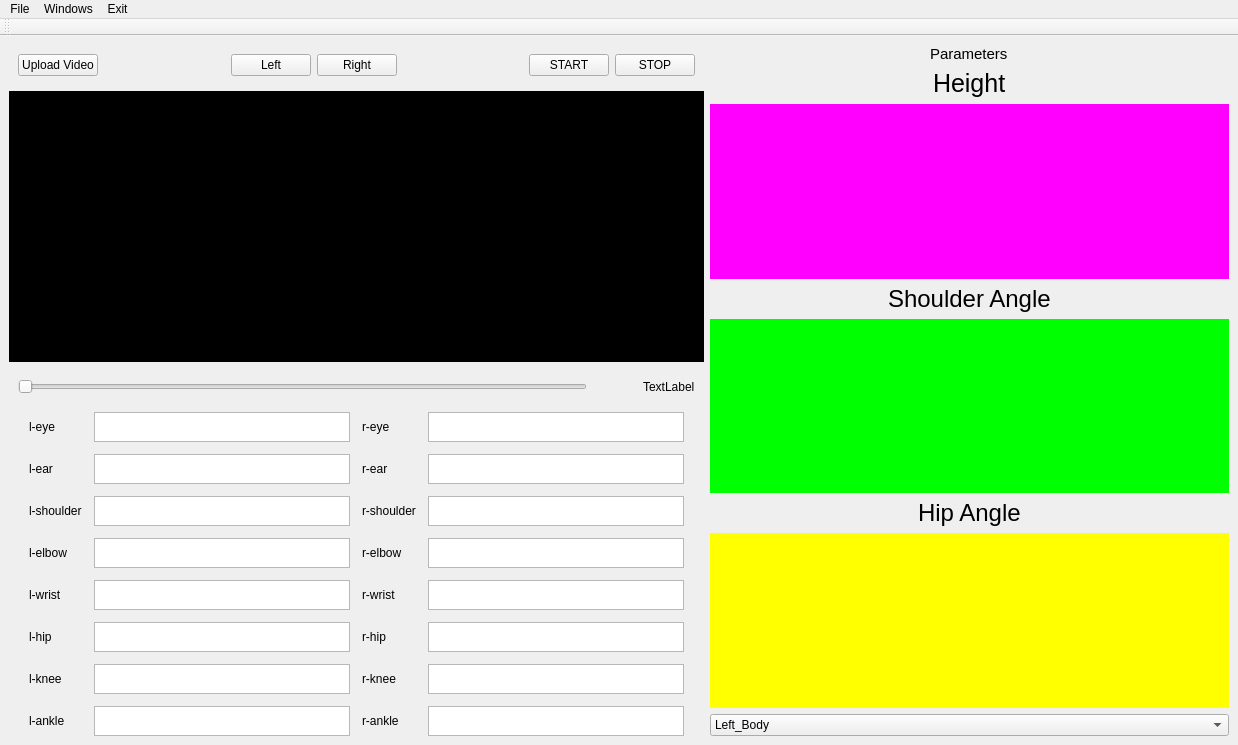
<?xml version="1.0" encoding="UTF-8"?>
<ui version="4.0">
 <class>MainWindow</class>
 <widget class="QMainWindow" name="MainWindow">
  <property name="geometry">
   <rect>
    <x>0</x>
    <y>0</y>
    <width>1238</width>
    <height>745</height>
   </rect>
  </property>
  <property name="sizePolicy">
   <sizepolicy hsizetype="Minimum" vsizetype="Preferred">
    <horstretch>0</horstretch>
    <verstretch>0</verstretch>
   </sizepolicy>
  </property>
  <property name="windowTitle">
   <string>MainWindow</string>
  </property>
  <property name="layoutDirection">
   <enum>Qt::LeftToRight</enum>
  </property>
  <widget class="QWidget" name="centralwidget">
   <layout class="QGridLayout" name="gridLayout">
    <item row="0" column="1" rowspan="2">
     <layout class="QVBoxLayout" name="verticalLayout">
      <item alignment="Qt::AlignHCenter">
       <widget class="QLabel" name="label_2">
        <property name="font">
         <font>
          <pointsize>11</pointsize>
         </font>
        </property>
        <property name="text">
         <string>Parameters</string>
        </property>
       </widget>
      </item>
      <item alignment="Qt::AlignHCenter">
       <widget class="QLabel" name="label_3">
        <property name="sizePolicy">
         <sizepolicy hsizetype="Minimum" vsizetype="Preferred">
          <horstretch>0</horstretch>
          <verstretch>0</verstretch>
         </sizepolicy>
        </property>
        <property name="font">
         <font>
          <pointsize>19</pointsize>
         </font>
        </property>
        <property name="text">
         <string>Height</string>
        </property>
       </widget>
      </item>
      <item>
       <widget class="PlotWidget" name="height_pg" native="true">
        <property name="sizePolicy">
         <sizepolicy hsizetype="Expanding" vsizetype="Expanding">
          <horstretch>0</horstretch>
          <verstretch>0</verstretch>
         </sizepolicy>
        </property>
        <property name="styleSheet">
         <string notr="true">background-color: rgb(255, 0, 255);</string>
        </property>
       </widget>
      </item>
      <item alignment="Qt::AlignHCenter">
       <widget class="QLabel" name="label_21">
        <property name="sizePolicy">
         <sizepolicy hsizetype="Minimum" vsizetype="Preferred">
          <horstretch>0</horstretch>
          <verstretch>0</verstretch>
         </sizepolicy>
        </property>
        <property name="font">
         <font>
          <pointsize>18</pointsize>
         </font>
        </property>
        <property name="text">
         <string>Shoulder Angle</string>
        </property>
       </widget>
      </item>
      <item>
       <widget class="PlotWidget" name="twist_pg" native="true">
        <property name="sizePolicy">
         <sizepolicy hsizetype="Minimum" vsizetype="Expanding">
          <horstretch>0</horstretch>
          <verstretch>0</verstretch>
         </sizepolicy>
        </property>
        <property name="styleSheet">
         <string notr="true">background-color: rgb(0, 255, 0);</string>
        </property>
       </widget>
      </item>
      <item alignment="Qt::AlignHCenter">
       <widget class="QLabel" name="label_4">
        <property name="sizePolicy">
         <sizepolicy hsizetype="Minimum" vsizetype="Preferred">
          <horstretch>0</horstretch>
          <verstretch>0</verstretch>
         </sizepolicy>
        </property>
        <property name="font">
         <font>
          <pointsize>18</pointsize>
         </font>
        </property>
        <property name="text">
         <string>Hip Angle</string>
        </property>
       </widget>
      </item>
      <item>
       <widget class="PlotWidget" name="sensors_pg" native="true">
        <property name="enabled">
         <bool>true</bool>
        </property>
        <property name="sizePolicy">
         <sizepolicy hsizetype="Minimum" vsizetype="Expanding">
          <horstretch>0</horstretch>
          <verstretch>0</verstretch>
         </sizepolicy>
        </property>
        <property name="minimumSize">
         <size>
          <width>0</width>
          <height>0</height>
         </size>
        </property>
        <property name="font">
         <font>
          <weight>50</weight>
          <bold>false</bold>
         </font>
        </property>
        <property name="layoutDirection">
         <enum>Qt::LeftToRight</enum>
        </property>
        <property name="styleSheet">
         <string notr="true">background-color: rgb(255, 255, 0);</string>
        </property>
       </widget>
      </item>
      <item>
       <widget class="QComboBox" name="comboBox">
        <property name="sizePolicy">
         <sizepolicy hsizetype="Minimum" vsizetype="Minimum">
          <horstretch>0</horstretch>
          <verstretch>0</verstretch>
         </sizepolicy>
        </property>
        <item>
         <property name="text">
          <string>Left_Body</string>
         </property>
        </item>
        <item>
         <property name="text">
          <string>Right_Body</string>
         </property>
        </item>
       </widget>
      </item>
     </layout>
    </item>
    <item row="1" column="0">
     <layout class="QHBoxLayout" name="keypoints_coord">
      <property name="spacing">
       <number>12</number>
      </property>
      <property name="leftMargin">
       <number>20</number>
      </property>
      <property name="topMargin">
       <number>0</number>
      </property>
      <property name="rightMargin">
       <number>20</number>
      </property>
      <property name="bottomMargin">
       <number>0</number>
      </property>
      <item>
       <layout class="QVBoxLayout" name="verticalLayout_2">
        <item>
         <widget class="QLabel" name="label_12">
          <property name="sizePolicy">
           <sizepolicy hsizetype="Preferred" vsizetype="Maximum">
            <horstretch>0</horstretch>
            <verstretch>0</verstretch>
           </sizepolicy>
          </property>
          <property name="maximumSize">
           <size>
            <width>16777215</width>
            <height>30</height>
           </size>
          </property>
          <property name="text">
           <string>l-eye</string>
          </property>
         </widget>
        </item>
        <item>
         <widget class="QLabel" name="label">
          <property name="sizePolicy">
           <sizepolicy hsizetype="Preferred" vsizetype="Maximum">
            <horstretch>0</horstretch>
            <verstretch>0</verstretch>
           </sizepolicy>
          </property>
          <property name="maximumSize">
           <size>
            <width>16777215</width>
            <height>30</height>
           </size>
          </property>
          <property name="text">
           <string>l-ear</string>
          </property>
         </widget>
        </item>
        <item>
         <widget class="QLabel" name="label_6">
          <property name="sizePolicy">
           <sizepolicy hsizetype="Preferred" vsizetype="Maximum">
            <horstretch>0</horstretch>
            <verstretch>0</verstretch>
           </sizepolicy>
          </property>
          <property name="maximumSize">
           <size>
            <width>16777215</width>
            <height>30</height>
           </size>
          </property>
          <property name="text">
           <string>l-shoulder</string>
          </property>
         </widget>
        </item>
        <item>
         <widget class="QLabel" name="label_7">
          <property name="sizePolicy">
           <sizepolicy hsizetype="Preferred" vsizetype="Maximum">
            <horstretch>0</horstretch>
            <verstretch>0</verstretch>
           </sizepolicy>
          </property>
          <property name="maximumSize">
           <size>
            <width>16777215</width>
            <height>30</height>
           </size>
          </property>
          <property name="text">
           <string>l-elbow</string>
          </property>
         </widget>
        </item>
        <item>
         <widget class="QLabel" name="label_8">
          <property name="sizePolicy">
           <sizepolicy hsizetype="Preferred" vsizetype="Maximum">
            <horstretch>0</horstretch>
            <verstretch>0</verstretch>
           </sizepolicy>
          </property>
          <property name="maximumSize">
           <size>
            <width>16777215</width>
            <height>30</height>
           </size>
          </property>
          <property name="text">
           <string>l-wrist</string>
          </property>
         </widget>
        </item>
        <item>
         <widget class="QLabel" name="label_9">
          <property name="sizePolicy">
           <sizepolicy hsizetype="Preferred" vsizetype="Maximum">
            <horstretch>0</horstretch>
            <verstretch>0</verstretch>
           </sizepolicy>
          </property>
          <property name="maximumSize">
           <size>
            <width>16777215</width>
            <height>30</height>
           </size>
          </property>
          <property name="text">
           <string>l-hip</string>
          </property>
         </widget>
        </item>
        <item>
         <widget class="QLabel" name="label_10">
          <property name="sizePolicy">
           <sizepolicy hsizetype="Preferred" vsizetype="Maximum">
            <horstretch>0</horstretch>
            <verstretch>0</verstretch>
           </sizepolicy>
          </property>
          <property name="maximumSize">
           <size>
            <width>16777215</width>
            <height>30</height>
           </size>
          </property>
          <property name="text">
           <string>l-knee</string>
          </property>
         </widget>
        </item>
        <item>
         <widget class="QLabel" name="label_11">
          <property name="sizePolicy">
           <sizepolicy hsizetype="Preferred" vsizetype="Maximum">
            <horstretch>0</horstretch>
            <verstretch>0</verstretch>
           </sizepolicy>
          </property>
          <property name="maximumSize">
           <size>
            <width>16777215</width>
            <height>30</height>
           </size>
          </property>
          <property name="text">
           <string>l-ankle</string>
          </property>
         </widget>
        </item>
       </layout>
      </item>
      <item>
       <layout class="QVBoxLayout" name="verticalLayout_3">
        <item>
         <widget class="QTextEdit" name="l_eye_acc">
          <property name="sizePolicy">
           <sizepolicy hsizetype="Preferred" vsizetype="Maximum">
            <horstretch>0</horstretch>
            <verstretch>0</verstretch>
           </sizepolicy>
          </property>
          <property name="maximumSize">
           <size>
            <width>16777215</width>
            <height>30</height>
           </size>
          </property>
         </widget>
        </item>
        <item>
         <widget class="QTextEdit" name="l_ear_acc">
          <property name="sizePolicy">
           <sizepolicy hsizetype="Preferred" vsizetype="Maximum">
            <horstretch>0</horstretch>
            <verstretch>0</verstretch>
           </sizepolicy>
          </property>
          <property name="maximumSize">
           <size>
            <width>16777215</width>
            <height>30</height>
           </size>
          </property>
         </widget>
        </item>
        <item>
         <widget class="QTextEdit" name="l_shoulder_acc">
          <property name="sizePolicy">
           <sizepolicy hsizetype="Preferred" vsizetype="Maximum">
            <horstretch>0</horstretch>
            <verstretch>0</verstretch>
           </sizepolicy>
          </property>
          <property name="maximumSize">
           <size>
            <width>16777215</width>
            <height>30</height>
           </size>
          </property>
         </widget>
        </item>
        <item>
         <widget class="QTextEdit" name="l_elbow_acc">
          <property name="sizePolicy">
           <sizepolicy hsizetype="Preferred" vsizetype="Maximum">
            <horstretch>0</horstretch>
            <verstretch>0</verstretch>
           </sizepolicy>
          </property>
          <property name="maximumSize">
           <size>
            <width>16777215</width>
            <height>30</height>
           </size>
          </property>
         </widget>
        </item>
        <item>
         <widget class="QTextEdit" name="l_wrist_acc">
          <property name="sizePolicy">
           <sizepolicy hsizetype="Preferred" vsizetype="Maximum">
            <horstretch>0</horstretch>
            <verstretch>0</verstretch>
           </sizepolicy>
          </property>
          <property name="maximumSize">
           <size>
            <width>16777215</width>
            <height>30</height>
           </size>
          </property>
         </widget>
        </item>
        <item>
         <widget class="QTextEdit" name="l_hip_acc">
          <property name="sizePolicy">
           <sizepolicy hsizetype="Preferred" vsizetype="Maximum">
            <horstretch>0</horstretch>
            <verstretch>0</verstretch>
           </sizepolicy>
          </property>
          <property name="maximumSize">
           <size>
            <width>16777215</width>
            <height>30</height>
           </size>
          </property>
         </widget>
        </item>
        <item>
         <widget class="QTextEdit" name="l_knee_acc">
          <property name="sizePolicy">
           <sizepolicy hsizetype="Preferred" vsizetype="Maximum">
            <horstretch>0</horstretch>
            <verstretch>0</verstretch>
           </sizepolicy>
          </property>
          <property name="maximumSize">
           <size>
            <width>16777215</width>
            <height>30</height>
           </size>
          </property>
         </widget>
        </item>
        <item>
         <widget class="QTextEdit" name="l_ankle_acc">
          <property name="sizePolicy">
           <sizepolicy hsizetype="Preferred" vsizetype="Maximum">
            <horstretch>0</horstretch>
            <verstretch>0</verstretch>
           </sizepolicy>
          </property>
          <property name="maximumSize">
           <size>
            <width>16777215</width>
            <height>30</height>
           </size>
          </property>
         </widget>
        </item>
       </layout>
      </item>
      <item>
       <layout class="QVBoxLayout" name="verticalLayout_4">
        <item>
         <widget class="QLabel" name="label_13">
          <property name="sizePolicy">
           <sizepolicy hsizetype="Preferred" vsizetype="Maximum">
            <horstretch>0</horstretch>
            <verstretch>0</verstretch>
           </sizepolicy>
          </property>
          <property name="maximumSize">
           <size>
            <width>16777215</width>
            <height>30</height>
           </size>
          </property>
          <property name="text">
           <string>r-eye</string>
          </property>
         </widget>
        </item>
        <item>
         <widget class="QLabel" name="label_14">
          <property name="sizePolicy">
           <sizepolicy hsizetype="Preferred" vsizetype="Maximum">
            <horstretch>0</horstretch>
            <verstretch>0</verstretch>
           </sizepolicy>
          </property>
          <property name="maximumSize">
           <size>
            <width>16777215</width>
            <height>30</height>
           </size>
          </property>
          <property name="text">
           <string>r-ear</string>
          </property>
         </widget>
        </item>
        <item>
         <widget class="QLabel" name="label_15">
          <property name="sizePolicy">
           <sizepolicy hsizetype="Preferred" vsizetype="Maximum">
            <horstretch>0</horstretch>
            <verstretch>0</verstretch>
           </sizepolicy>
          </property>
          <property name="maximumSize">
           <size>
            <width>16777215</width>
            <height>30</height>
           </size>
          </property>
          <property name="text">
           <string>r-shoulder</string>
          </property>
         </widget>
        </item>
        <item>
         <widget class="QLabel" name="label_16">
          <property name="sizePolicy">
           <sizepolicy hsizetype="Preferred" vsizetype="Maximum">
            <horstretch>0</horstretch>
            <verstretch>0</verstretch>
           </sizepolicy>
          </property>
          <property name="maximumSize">
           <size>
            <width>16777215</width>
            <height>30</height>
           </size>
          </property>
          <property name="text">
           <string>r-elbow</string>
          </property>
         </widget>
        </item>
        <item>
         <widget class="QLabel" name="label_17">
          <property name="sizePolicy">
           <sizepolicy hsizetype="Preferred" vsizetype="Maximum">
            <horstretch>0</horstretch>
            <verstretch>0</verstretch>
           </sizepolicy>
          </property>
          <property name="maximumSize">
           <size>
            <width>16777215</width>
            <height>30</height>
           </size>
          </property>
          <property name="text">
           <string>r-wrist</string>
          </property>
         </widget>
        </item>
        <item>
         <widget class="QLabel" name="label_18">
          <property name="sizePolicy">
           <sizepolicy hsizetype="Preferred" vsizetype="Maximum">
            <horstretch>0</horstretch>
            <verstretch>0</verstretch>
           </sizepolicy>
          </property>
          <property name="maximumSize">
           <size>
            <width>16777215</width>
            <height>30</height>
           </size>
          </property>
          <property name="text">
           <string>r-hip</string>
          </property>
         </widget>
        </item>
        <item>
         <widget class="QLabel" name="label_19">
          <property name="sizePolicy">
           <sizepolicy hsizetype="Preferred" vsizetype="Maximum">
            <horstretch>0</horstretch>
            <verstretch>0</verstretch>
           </sizepolicy>
          </property>
          <property name="maximumSize">
           <size>
            <width>16777215</width>
            <height>30</height>
           </size>
          </property>
          <property name="text">
           <string>r-knee</string>
          </property>
         </widget>
        </item>
        <item>
         <widget class="QLabel" name="label_20">
          <property name="sizePolicy">
           <sizepolicy hsizetype="Preferred" vsizetype="Maximum">
            <horstretch>0</horstretch>
            <verstretch>0</verstretch>
           </sizepolicy>
          </property>
          <property name="maximumSize">
           <size>
            <width>16777215</width>
            <height>30</height>
           </size>
          </property>
          <property name="text">
           <string>r-ankle</string>
          </property>
         </widget>
        </item>
       </layout>
      </item>
      <item>
       <layout class="QVBoxLayout" name="verticalLayout_5">
        <item>
         <widget class="QTextEdit" name="r_eye_acc">
          <property name="sizePolicy">
           <sizepolicy hsizetype="Preferred" vsizetype="Maximum">
            <horstretch>0</horstretch>
            <verstretch>0</verstretch>
           </sizepolicy>
          </property>
          <property name="maximumSize">
           <size>
            <width>16777215</width>
            <height>30</height>
           </size>
          </property>
         </widget>
        </item>
        <item>
         <widget class="QTextEdit" name="r_ear_acc">
          <property name="sizePolicy">
           <sizepolicy hsizetype="Preferred" vsizetype="Maximum">
            <horstretch>0</horstretch>
            <verstretch>0</verstretch>
           </sizepolicy>
          </property>
          <property name="maximumSize">
           <size>
            <width>16777215</width>
            <height>30</height>
           </size>
          </property>
         </widget>
        </item>
        <item>
         <widget class="QTextEdit" name="r_shoulder_acc">
          <property name="sizePolicy">
           <sizepolicy hsizetype="Preferred" vsizetype="Maximum">
            <horstretch>0</horstretch>
            <verstretch>0</verstretch>
           </sizepolicy>
          </property>
          <property name="maximumSize">
           <size>
            <width>16777215</width>
            <height>30</height>
           </size>
          </property>
         </widget>
        </item>
        <item>
         <widget class="QTextEdit" name="r_elbow_acc">
          <property name="sizePolicy">
           <sizepolicy hsizetype="Preferred" vsizetype="Maximum">
            <horstretch>0</horstretch>
            <verstretch>0</verstretch>
           </sizepolicy>
          </property>
          <property name="maximumSize">
           <size>
            <width>16777215</width>
            <height>30</height>
           </size>
          </property>
         </widget>
        </item>
        <item>
         <widget class="QTextEdit" name="r_wrist_acc">
          <property name="sizePolicy">
           <sizepolicy hsizetype="Preferred" vsizetype="Maximum">
            <horstretch>0</horstretch>
            <verstretch>0</verstretch>
           </sizepolicy>
          </property>
          <property name="maximumSize">
           <size>
            <width>16777215</width>
            <height>30</height>
           </size>
          </property>
         </widget>
        </item>
        <item>
         <widget class="QTextEdit" name="r_hip_acc">
          <property name="sizePolicy">
           <sizepolicy hsizetype="Preferred" vsizetype="Maximum">
            <horstretch>0</horstretch>
            <verstretch>0</verstretch>
           </sizepolicy>
          </property>
          <property name="maximumSize">
           <size>
            <width>16777215</width>
            <height>30</height>
           </size>
          </property>
         </widget>
        </item>
        <item>
         <widget class="QTextEdit" name="r_knee_acc">
          <property name="sizePolicy">
           <sizepolicy hsizetype="Preferred" vsizetype="Maximum">
            <horstretch>0</horstretch>
            <verstretch>0</verstretch>
           </sizepolicy>
          </property>
          <property name="maximumSize">
           <size>
            <width>16777215</width>
            <height>30</height>
           </size>
          </property>
         </widget>
        </item>
        <item>
         <widget class="QTextEdit" name="r_ankle_acc">
          <property name="sizePolicy">
           <sizepolicy hsizetype="Preferred" vsizetype="Maximum">
            <horstretch>0</horstretch>
            <verstretch>0</verstretch>
           </sizepolicy>
          </property>
          <property name="maximumSize">
           <size>
            <width>16777215</width>
            <height>30</height>
           </size>
          </property>
         </widget>
        </item>
       </layout>
      </item>
     </layout>
    </item>
    <item row="0" column="0">
     <layout class="QVBoxLayout" name="verticalLayout_6">
      <item>
       <widget class="QWidget" name="button_widget" native="true">
        <property name="enabled">
         <bool>true</bool>
        </property>
        <layout class="QHBoxLayout" name="horizontalLayout_2">
         <item>
          <widget class="QPushButton" name="Upload_video">
           <property name="text">
            <string>Upload Video</string>
           </property>
          </widget>
         </item>
         <item>
          <spacer name="horizontalSpacer">
           <property name="orientation">
            <enum>Qt::Horizontal</enum>
           </property>
           <property name="sizeType">
            <enum>QSizePolicy::Expanding</enum>
           </property>
           <property name="sizeHint" stdset="0">
            <size>
             <width>60</width>
             <height>20</height>
            </size>
           </property>
          </spacer>
         </item>
         <item>
          <widget class="QPushButton" name="left_one_frame">
           <property name="text">
            <string>Left</string>
           </property>
          </widget>
         </item>
         <item>
          <widget class="QPushButton" name="right_one_frame">
           <property name="text">
            <string>Right</string>
           </property>
          </widget>
         </item>
         <item>
          <spacer name="horizontalSpacer_3">
           <property name="orientation">
            <enum>Qt::Horizontal</enum>
           </property>
           <property name="sizeHint" stdset="0">
            <size>
             <width>40</width>
             <height>20</height>
            </size>
           </property>
          </spacer>
         </item>
         <item>
          <widget class="QPushButton" name="playBtn">
           <property name="text">
            <string>START</string>
           </property>
          </widget>
         </item>
         <item>
          <widget class="QPushButton" name="stopBtn">
           <property name="text">
            <string>STOP</string>
           </property>
          </widget>
         </item>
        </layout>
       </widget>
      </item>
      <item>
       <widget class="QLabel" name="main_canvas">
        <property name="sizePolicy">
         <sizepolicy hsizetype="Expanding" vsizetype="Expanding">
          <horstretch>0</horstretch>
          <verstretch>0</verstretch>
         </sizepolicy>
        </property>
        <property name="minimumSize">
         <size>
          <width>0</width>
          <height>0</height>
         </size>
        </property>
        <property name="mouseTracking">
         <bool>false</bool>
        </property>
        <property name="styleSheet">
         <string notr="true">background-color: rgb(0, 0, 0);</string>
        </property>
        <property name="text">
         <string>indicate video</string>
        </property>
        <property name="alignment">
         <set>Qt::AlignCenter</set>
        </property>
       </widget>
      </item>
      <item>
       <widget class="QWidget" name="video_progress" native="true">
        <layout class="QHBoxLayout" name="horizontalLayout_3">
         <item>
          <widget class="QSlider" name="tl_slider">
           <property name="sizePolicy">
            <sizepolicy hsizetype="Expanding" vsizetype="Fixed">
             <horstretch>0</horstretch>
             <verstretch>0</verstretch>
            </sizepolicy>
           </property>
           <property name="orientation">
            <enum>Qt::Horizontal</enum>
           </property>
          </widget>
         </item>
         <item>
          <spacer name="horizontalSpacer_2">
           <property name="orientation">
            <enum>Qt::Horizontal</enum>
           </property>
           <property name="sizeType">
            <enum>QSizePolicy::Minimum</enum>
           </property>
           <property name="sizeHint" stdset="0">
            <size>
             <width>50</width>
             <height>20</height>
            </size>
           </property>
          </spacer>
         </item>
         <item>
          <widget class="QLabel" name="position_label">
           <property name="sizePolicy">
            <sizepolicy hsizetype="Preferred" vsizetype="Preferred">
             <horstretch>0</horstretch>
             <verstretch>0</verstretch>
            </sizepolicy>
           </property>
           <property name="text">
            <string>TextLabel</string>
           </property>
          </widget>
         </item>
        </layout>
       </widget>
      </item>
     </layout>
    </item>
   </layout>
  </widget>
  <widget class="QMenuBar" name="menuBar">
   <property name="geometry">
    <rect>
     <x>0</x>
     <y>0</y>
     <width>1238</width>
     <height>20</height>
    </rect>
   </property>
   <widget class="QMenu" name="menu">
    <property name="title">
     <string>File</string>
    </property>
   </widget>
   <widget class="QMenu" name="menuWindows">
    <property name="title">
     <string>Windows</string>
    </property>
    <addaction name="actionMivos"/>
    <addaction name="actionMotion_Analysis"/>
   </widget>
   <widget class="QMenu" name="menuExit">
    <property name="title">
     <string>Exit</string>
    </property>
   </widget>
   <addaction name="menu"/>
   <addaction name="menuWindows"/>
   <addaction name="menuExit"/>
  </widget>
  <widget class="QToolBar" name="toolBar">
   <property name="windowTitle">
    <string>toolBar</string>
   </property>
   <attribute name="toolBarArea">
    <enum>TopToolBarArea</enum>
   </attribute>
   <attribute name="toolBarBreak">
    <bool>false</bool>
   </attribute>
  </widget>
  <action name="actionMivos">
   <property name="text">
    <string>Mivos</string>
   </property>
  </action>
  <action name="actionMotion_Analysis">
   <property name="text">
    <string>Motion Analysis</string>
   </property>
  </action>
 </widget>
 <customwidgets>
  <customwidget>
   <class>PlotWidget</class>
   <extends>QWidget</extends>
   <header>pyqtgraph</header>
   <container>1</container>
  </customwidget>
 </customwidgets>
 <resources/>
 <connections/>
</ui>
